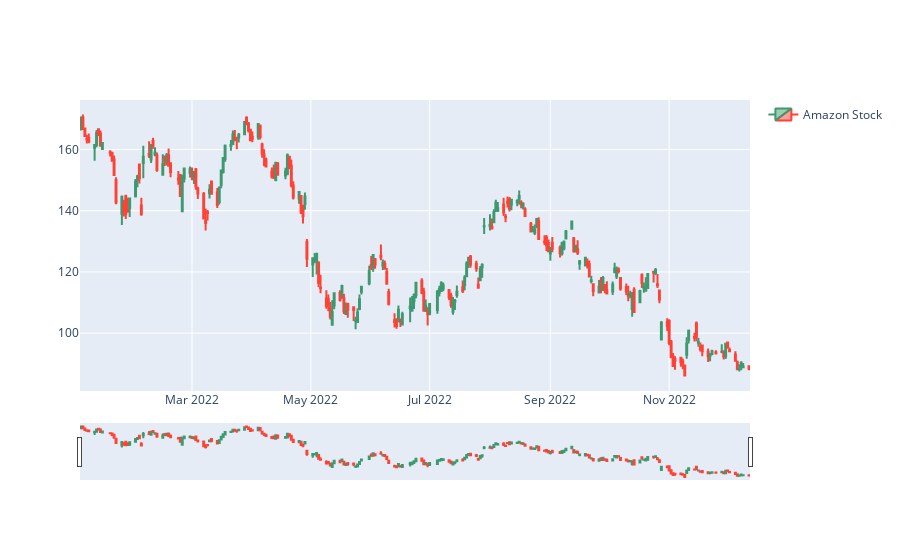

Notebook source saved alongside this figure:
### Markdown cell above
## Candlestick Charts

### Code cell
amazon_stock_df = pd.read_csv('data/AMZN.csv')

# Convert the 'Date' column to datetime
amazon_stock_df['Date'] = pd.to_datetime(amazon_stock_df['Date'], format='%d-%m-%Y')

# Filter the data for the year 2022
amazon_stock_df = amazon_stock_df[amazon_stock_df['Date'] >= '01-01-2022'].reset_index(drop=True)

amazon_stock_df

# Create candlestick chart
candle_stick_graph_object = go.Candlestick(
    x=amazon_stock_df['Date'],
    open=amazon_stock_df['Open'],
    high=amazon_stock_df['High'],
    low=amazon_stock_df['Low'],
    close=amazon_stock_df['Close'],
    name='Amazon Stock',
    showlegend=True,
)

# Create figure
fig = go.Figure(data=candle_stick_graph_object)
fig.show()

### Figure 1 — Plotly figure (JSON) as saved in the notebook; plotly's stock layout.template omitted (floating-point values rounded to 4 significant figures; data arrays with more than 128 entries replaced by an {"elided": "..."} marker saying what was removed)
{"data": [{"close": {"elided": "238 float values"}, "high": {"elided": "238 float values"}, "low": {"elided": "238 float values"}, "name": "Amazon Stock", "open": {"elided": "238 float values"}, "showlegend": true, "type": "candlestick", "x": {"elided": "238 str values"}}], "layout": {}}
